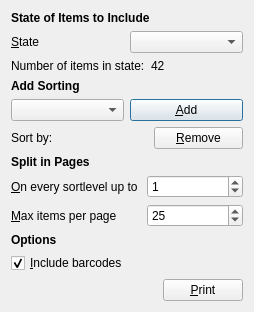
<?xml version="1.0" encoding="UTF-8"?>
<ui version="4.0">
 <class>PrintChecklistDialog</class>
 <widget class="QDialog" name="PrintChecklistDialog">
  <property name="geometry">
   <rect>
    <x>0</x>
    <y>0</y>
    <width>254</width>
    <height>297</height>
   </rect>
  </property>
  <property name="sizePolicy">
   <sizepolicy hsizetype="Fixed" vsizetype="Fixed">
    <horstretch>0</horstretch>
    <verstretch>0</verstretch>
   </sizepolicy>
  </property>
  <property name="windowTitle">
   <string>Print Checklists</string>
  </property>
  <layout class="QGridLayout" name="gridLayout_2">
   <item row="0" column="0">
    <widget class="QLabel" name="label">
     <property name="font">
      <font>
       <weight>75</weight>
       <bold>true</bold>
      </font>
     </property>
     <property name="text">
      <string>State of Items to Include</string>
     </property>
    </widget>
   </item>
   <item row="1" column="0">
    <layout class="QHBoxLayout" name="horizontalLayout_3">
     <item>
      <widget class="QLabel" name="label_7">
       <property name="text">
        <string>&amp;State</string>
       </property>
       <property name="buddy">
        <cstring>input_itemState_comboBox</cstring>
       </property>
      </widget>
     </item>
     <item>
      <widget class="QComboBox" name="input_itemState_comboBox">
       <property name="insertPolicy">
        <enum>QComboBox::InsertAlphabetically</enum>
       </property>
      </widget>
     </item>
    </layout>
   </item>
   <item row="2" column="0">
    <layout class="QHBoxLayout" name="horizontalLayout_4">
     <item>
      <widget class="QLabel" name="label_8">
       <property name="text">
        <string>Number of items in state:</string>
       </property>
      </widget>
     </item>
     <item>
      <widget class="QLabel" name="output_numberOfMatchingItems_label">
       <property name="text">
        <string>42</string>
       </property>
      </widget>
     </item>
    </layout>
   </item>
   <item row="3" column="0">
    <widget class="QLabel" name="label_2">
     <property name="font">
      <font>
       <weight>75</weight>
       <bold>true</bold>
      </font>
     </property>
     <property name="text">
      <string>Add Sorting</string>
     </property>
    </widget>
   </item>
   <item row="4" column="0">
    <layout class="QHBoxLayout" name="horizontalLayout_2">
     <item>
      <widget class="QComboBox" name="input_sortBy_comboBox">
       <property name="insertPolicy">
        <enum>QComboBox::InsertAlphabetically</enum>
       </property>
      </widget>
     </item>
     <item>
      <widget class="QPushButton" name="input_addSortCriteria_pushButton">
       <property name="text">
        <string>&amp;Add</string>
       </property>
      </widget>
     </item>
    </layout>
   </item>
   <item row="5" column="0">
    <layout class="QHBoxLayout" name="horizontalLayout">
     <item>
      <widget class="QLabel" name="label_4">
       <property name="sizePolicy">
        <sizepolicy hsizetype="Fixed" vsizetype="Preferred">
         <horstretch>0</horstretch>
         <verstretch>0</verstretch>
        </sizepolicy>
       </property>
       <property name="text">
        <string>Sort by:</string>
       </property>
      </widget>
     </item>
     <item>
      <widget class="QLabel" name="output_sortBy_label">
       <property name="text">
        <string>&lt;Nothing&gt;</string>
       </property>
      </widget>
     </item>
     <item>
      <widget class="QPushButton" name="input_removeSortCriteria_pushButton">
       <property name="text">
        <string>&amp;Remove</string>
       </property>
      </widget>
     </item>
    </layout>
   </item>
   <item row="6" column="0">
    <widget class="QLabel" name="label_3">
     <property name="font">
      <font>
       <weight>75</weight>
       <bold>true</bold>
      </font>
     </property>
     <property name="text">
      <string>Split in Pages</string>
     </property>
    </widget>
   </item>
   <item row="7" column="0">
    <layout class="QGridLayout" name="gridLayout">
     <item row="0" column="0">
      <widget class="QLabel" name="label_5">
       <property name="text">
        <string>&amp;On every sortlevel up to </string>
       </property>
       <property name="buddy">
        <cstring>input_splitSortLevels_spinBox</cstring>
       </property>
      </widget>
     </item>
     <item row="0" column="1">
      <widget class="QSpinBox" name="input_splitSortLevels_spinBox">
       <property name="maximum">
        <number>5</number>
       </property>
       <property name="value">
        <number>1</number>
       </property>
      </widget>
     </item>
     <item row="1" column="0">
      <widget class="QLabel" name="label_6">
       <property name="text">
        <string>&amp;Max items per page</string>
       </property>
       <property name="buddy">
        <cstring>input_maxItemsPerPage_spinBox</cstring>
       </property>
      </widget>
     </item>
     <item row="1" column="1">
      <widget class="QSpinBox" name="input_maxItemsPerPage_spinBox">
       <property name="maximum">
        <number>100000</number>
       </property>
       <property name="value">
        <number>25</number>
       </property>
      </widget>
     </item>
    </layout>
   </item>
   <item row="8" column="0">
    <widget class="QLabel" name="label_9">
     <property name="font">
      <font>
       <weight>75</weight>
       <bold>true</bold>
      </font>
     </property>
     <property name="text">
      <string>Options</string>
     </property>
    </widget>
   </item>
   <item row="9" column="0">
    <widget class="QCheckBox" name="input_includeBarcodes_checkBox">
     <property name="text">
      <string>&amp;Include barcodes</string>
     </property>
     <property name="checked">
      <bool>true</bool>
     </property>
    </widget>
   </item>
   <item row="10" column="0">
    <layout class="QHBoxLayout" name="horizontalLayout_5">
     <item>
      <spacer name="horizontalSpacer">
       <property name="orientation">
        <enum>Qt::Horizontal</enum>
       </property>
       <property name="sizeHint" stdset="0">
        <size>
         <width>149</width>
         <height>20</height>
        </size>
       </property>
      </spacer>
     </item>
     <item>
      <widget class="QPushButton" name="input_print_pushButton">
       <property name="text">
        <string>&amp;Print</string>
       </property>
      </widget>
     </item>
    </layout>
   </item>
  </layout>
 </widget>
 <resources/>
 <connections/>
</ui>
